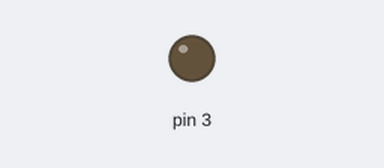
The sketch below on a simulated Arduino Uno, built with avr-gcc and run on an emulated ATmega328P. On the bench: output pins drawn as LEDs (lit = HIGH).

Above: at 0.05 s.
At 1.4 s:
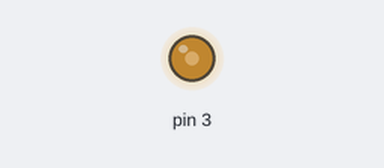
At 2.8 s:
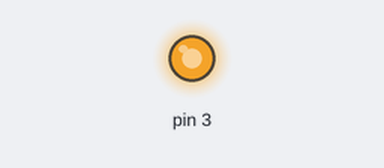
At 5.55 s:
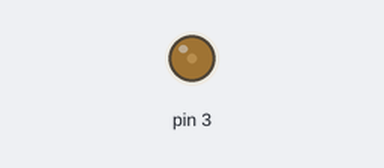
Timing chart, 0 to 8.0 s (numbered marks = the images above):
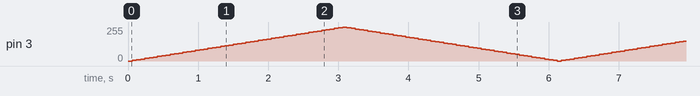

The sketch:

sketch_oct05b.ino
```cpp
int brightness = 0;
 int fadeAmount = 5;
 int delayDuration = 60;

 void setup()  {
   pinMode(3, OUTPUT);
 }

 void loop()  {
   analogWrite(3, brightness);//////analog+Write
   brightness = brightness + fadeAmount;
   if (brightness <= 0 || brightness >= 255) {
     fadeAmount = -fadeAmount ;
   }

   delay(delayDuration);
 }
```
